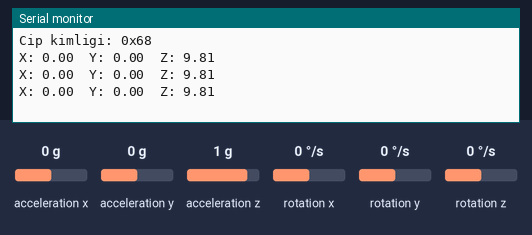
A sketch run on a simulated ESP32. Parts: the last lines printed to the serial monitor. Wiring (inferred from the names in the program): MPU-6050 motion sensor at I2C address 0x68. The test bench sets the inputs (shaded band); at power-on: acceleration x 0 g, acceleration y 0 g, acceleration z 1 g, rotation x 0 °/s, rotation y 0 °/s, rotation z 0 °/s.

Above: at 1.3 s.
1.4 s: acceleration x set to -1.4 g
At 1.9 s:
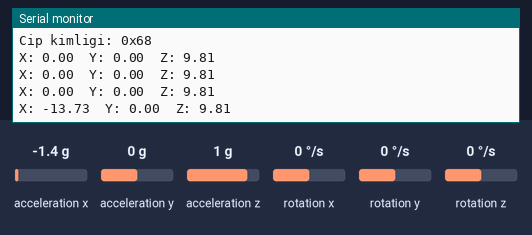
2.9 s: acceleration y set to -1.4 g
At 3.4 s:
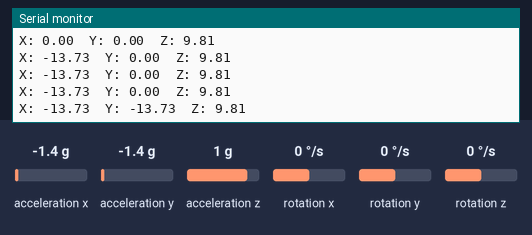
4.4 s: acceleration z set to -1.4 g
At 4.9 s:
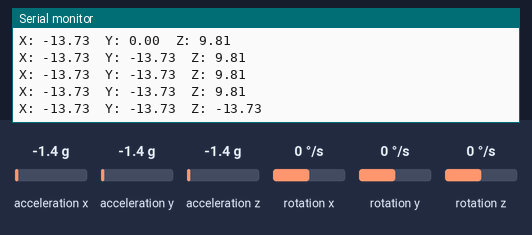

The sketch:

Foy7_Hatali.ino
```cpp
// FOY 7 - Hata Avcisi: Bu kodda bilerek birakilmis bir hata var!
#include "mpu_yardimci.h"

void setup() {
  Serial.begin(115200);
  Wire.begin(21, 22);
  Serial.print("Cip kimligi: 0x");
  Serial.println(mpuKimlikOku(), HEX);
}

void loop() {
  mpuVeriOku();
  Serial.print("X: "); Serial.print(ax, 2);
  Serial.print("  Y: "); Serial.print(ay, 2);
  Serial.print("  Z: "); Serial.println(az, 2);
  delay(500);
}
```

mpu_yardimci.h
```cpp
// mpu_yardimci.h - Foy 7 icin kucuk MPU6050 yardimcisi
// Kutuphane kullanmadan, sensorun kayitlarini (register) dogrudan okur.
#pragma once
#include <Wire.h>

const int MPU_ADRES = 0x68;
const float G = 9.81;            // yercekimi ivmesi, m/s^2

float ax, ay, az;                // ivme, m/s^2
float gx, gy, gz;                // acisal hiz, derece/saniye

void mpuYaz(int kayit, int deger) {
  Wire.beginTransmission(MPU_ADRES);
  Wire.write(kayit);
  Wire.write(deger);
  Wire.endTransmission();
}

int mpuKimlikOku() {             // WHO_AM_I kaydi (0x75)
  Wire.beginTransmission(MPU_ADRES);
  Wire.write(0x75);
  Wire.endTransmission(false);
  Wire.requestFrom(MPU_ADRES, 1);
  return Wire.read();
}

bool mpuBaslat() {
  Wire.beginTransmission(MPU_ADRES);
  if (Wire.endTransmission() != 0) return false;   // cihaz cevap vermedi
  mpuYaz(0x6B, 0);               // uyku modundan uyandir
  return true;
}

int16_t ikiBaytOku() {           // once yuksek, sonra dusuk bayt
  int yuksek = Wire.read();
  int dusuk = Wire.read();
  return (int16_t)((yuksek << 8) | dusuk);
}

void mpuVeriOku() {
  Wire.beginTransmission(MPU_ADRES);
  Wire.write(0x3B);              // ilk olcum kaydi
  Wire.endTransmission(false);
  Wire.requestFrom(MPU_ADRES, 14);   // ivme 6 + sicaklik 2 + jiroskop 6 bayt
  ax = ikiBaytOku() / 16384.0 * G;   // +-2 g araliginda 1 g = 16384
  ay = ikiBaytOku() / 16384.0 * G;
  az = ikiBaytOku() / 16384.0 * G;
  ikiBaytOku();                      // sicaklik (kullanmiyoruz)
  gx = ikiBaytOku() / 131.0;         // +-250 derece/s araliginda 131 = 1 derece/s
  gy = ikiBaytOku() / 131.0;
  gz = ikiBaytOku() / 131.0;
}
```

Measured:
- after the input at 1.4 s, the serial monitor: prints a new line after 0.11 s (image 1)
- after the input at 2.9 s, the serial monitor: prints a new line after 0.11 s (image 2)
- after the input at 4.4 s, the serial monitor: prints a new line after 0.12 s (image 3)
